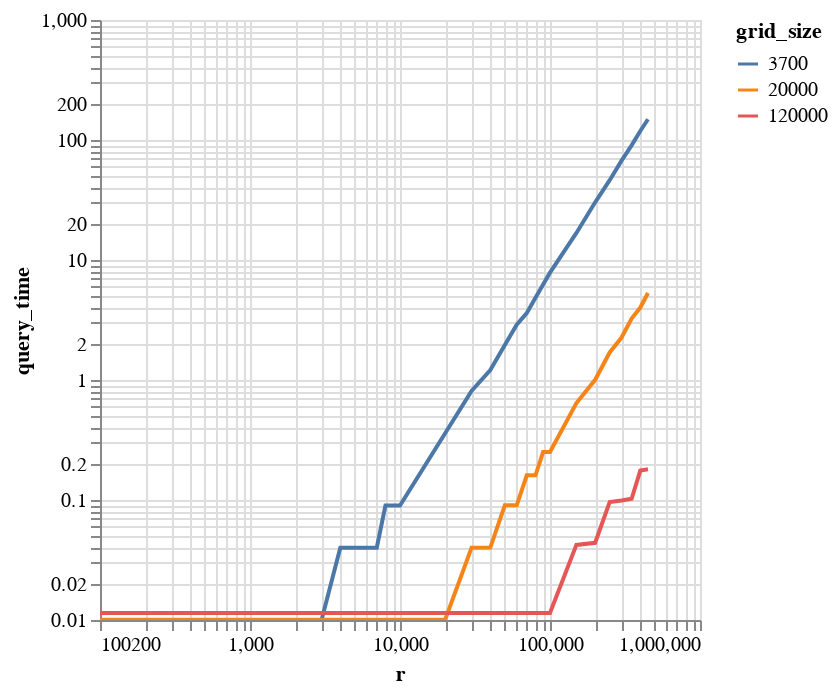

The cell this chart's notebook holds for it:
### Code cell
src = pd.concat([pd.DataFrame({'query_time':F[:,sel],'r':Y[:,sel],'grid_size':X[0,sel],'density':1,'group':'fast_decoding'}) for sel in [0,1,2]])

alt.data_transformers.disable_max_rows()
alt.Chart(src).mark_line().encode(
    x=alt.X('r', scale=alt.Scale(type='log')),
    y=alt.Y('query_time',scale=alt.Scale(type='log')),
    color='grid_size:N'
).interactive()

### Figure 1 — Vega-Lite specification as saved in the notebook (floating-point values rounded to 4 significant figures)
{"config": {"view": {"continuousWidth": 300, "continuousHeight": 300}}, "data": {"name": "data-2a64fdd36aa6f686e8f341b2f57e1862"}, "mark": {"type": "line"}, "encoding": {"color": {"field": "grid_size", "type": "nominal"}, "x": {"field": "r", "scale": {"type": "log"}, "type": "quantitative"}, "y": {"field": "query_time", "scale": {"type": "log"}, "type": "quantitative"}}, "params": [{"name": "param_41", "select": {"type": "interval", "encodings": ["x", "y"]}, "bind": "scales"}], "$schema": "https://vega.github.io/schema/vega-lite/v5.17.0.json", "datasets": {"data-2a64fdd36aa6f686e8f341b2f57e1862": [{"query_time": 0.01, "r": 100, "grid_size": 3700, "density": 1, "group": "fast_decoding"}, {"query_time": 0.01, "r": 200, "grid_size": 3700, "density": 1, "group": "fast_decoding"}, {"query_time": 0.01, "r": 300, "grid_size": 3700, "density": 1, "group": "fast_decoding"}, {"query_time": 0.01, "r": 400, "grid_size": 3700, "density": 1, "group": "fast_decoding"}, {"query_time": 0.01, "r": 500, "grid_size": 3700, "density": 1, "group": "fast_decoding"}, {"query_time": 0.01, "r": 600, "grid_size": 3700, "density": 1, "group": "fast_decoding"}, {"query_time": 0.01, "r": 700, "grid_size": 3700, "density": 1, "group": "fast_decoding"}, {"query_time": 0.01, "r": 800, "grid_size": 3700, "density": 1, "group": "fast_decoding"}, {"query_time": 0.01, "r": 900, "grid_size": 3700, "density": 1, "group": "fast_decoding"}, {"query_time": 0.01, "r": 1000, "grid_size": 3700, "density": 1, "group": "fast_decoding"}, {"query_time": 0.01, "r": 2000, "grid_size": 3700, "density": 1, "group": "fast_decoding"}, {"query_time": 0.01, "r": 3000, "grid_size": 3700, "density": 1, "group": "fast_decoding"}, {"query_time": 0.04, "r": 4000, "grid_size": 3700, "density": 1, "group": "fast_decoding"}, {"query_time": 0.04, "r": 5000, "grid_size": 3700, "density": 1, "group": "fast_decoding"}, {"query_time": 0.04, "r": 6000, "grid_size": 3700, "density": 1, "group": "fast_decoding"}, {"query_time": 0.04, "r": 7000, "grid_size": 3700, "density": 1, "group": "fast_decoding"}, {"query_time": 0.09001, "r": 8000, "grid_size": 3700, "density": 1, "group": "fast_decoding"}, {"query_time": 0.09001, "r": 9000, "grid_size": 3700, "density": 1, "group": "fast_decoding"}, {"query_time": 0.09001, "r": 10000, "grid_size": 3700, "density": 1, "group": "fast_decoding"}, {"query_time": 0.36, "r": 20000, "grid_size": 3700, "density": 1, "group": "fast_decoding"}, {"query_time": 0.8101, "r": 30000, "grid_size": 3700, "density": 1, "group": "fast_decoding"}, {"query_time": 1.21, "r": 40000, "grid_size": 3700, "density": 1, "group": "fast_decoding"}, {"query_time": 1.96, "r": 50000, "grid_size": 3700, "density": 1, "group": "fast_decoding"}, {"query_time": 2.89, "r": 60000, "grid_size": 3700, "density": 1, "group": "fast_decoding"}, {"query_time": 3.61, "r": 70000, "grid_size": 3700, "density": 1, "group": "fast_decoding"}, {"query_time": 4.841, "r": 80000, "grid_size": 3700, "density": 1, "group": "fast_decoding"}, {"query_time": 6.251, "r": 90000, "grid_size": 3700, "density": 1, "group": "fast_decoding"}, {"query_time": 7.841, "r": 100000, "grid_size": 3700, "density": 1, "group": "fast_decoding"}, {"query_time": 16.81, "r": 150000, "grid_size": 3700, "density": 1, "group": "fast_decoding"}, {"query_time": 30.25, "r": 200000, "grid_size": 3700, "density": 1, "group": "fast_decoding"}, {"query_time": 46.25, "r": 250000, "grid_size": 3700, "density": 1, "group": "fast_decoding"}, {"query_time": 67.25, "r": 300000, "grid_size": 3700, "density": 1, "group": "fast_decoding"}, {"query_time": 90.26, "r": 350000, "grid_size": 3700, "density": 1, "group": "fast_decoding"}, {"query_time": 118.8, "r": 400000, "grid_size": 3700, "density": 1, "group": "fast_decoding"}, {"query_time": 148.9, "r": 450000, "grid_size": 3700, "density": 1, "group": "fast_decoding"}, {"query_time": 0.01004, "r": 100, "grid_size": 20000, "density": 1, "group": "fast_decoding"}, {"query_time": 0.01004, "r": 200, "grid_size": 20000, "density": 1, "group": "fast_decoding"}, {"query_time": 0.01004, "r": 300, "grid_size": 20000, "density": 1, "group": "fast_decoding"}, {"query_time": 0.01004, "r": 400, "grid_size": 20000, "density": 1, "group": "fast_decoding"}, {"query_time": 0.01004, "r": 500, "grid_size": 20000, "density": 1, "group": "fast_decoding"}, {"query_time": 0.01004, "r": 600, "grid_size": 20000, "density": 1, "group": "fast_decoding"}, {"query_time": 0.01004, "r": 700, "grid_size": 20000, "density": 1, "group": "fast_decoding"}, {"query_time": 0.01004, "r": 800, "grid_size": 20000, "density": 1, "group": "fast_decoding"}, {"query_time": 0.01004, "r": 900, "grid_size": 20000, "density": 1, "group": "fast_decoding"}, {"query_time": 0.01004, "r": 1000, "grid_size": 20000, "density": 1, "group": "fast_decoding"}, {"query_time": 0.01004, "r": 2000, "grid_size": 20000, "density": 1, "group": "fast_decoding"}, {"query_time": 0.01004, "r": 3000, "grid_size": 20000, "density": 1, "group": "fast_decoding"}, {"query_time": 0.01004, "r": 4000, "grid_size": 20000, "density": 1, "group": "fast_decoding"}, {"query_time": 0.01004, "r": 5000, "grid_size": 20000, "density": 1, "group": "fast_decoding"}, {"query_time": 0.01004, "r": 6000, "grid_size": 20000, "density": 1, "group": "fast_decoding"}, {"query_time": 0.01004, "r": 7000, "grid_size": 20000, "density": 1, "group": "fast_decoding"}, {"query_time": 0.01004, "r": 8000, "grid_size": 20000, "density": 1, "group": "fast_decoding"}, {"query_time": 0.01004, "r": 9000, "grid_size": 20000, "density": 1, "group": "fast_decoding"}, {"query_time": 0.01004, "r": 10000, "grid_size": 20000, "density": 1, "group": "fast_decoding"}, {"query_time": 0.01004, "r": 20000, "grid_size": 20000, "density": 1, "group": "fast_decoding"}, {"query_time": 0.04009, "r": 30000, "grid_size": 20000, "density": 1, "group": "fast_decoding"}, {"query_time": 0.04016, "r": 40000, "grid_size": 20000, "density": 1, "group": "fast_decoding"}, {"query_time": 0.09025, "r": 50000, "grid_size": 20000, "density": 1, "group": "fast_decoding"}, {"query_time": 0.09036, "r": 60000, "grid_size": 20000, "density": 1, "group": "fast_decoding"}, {"query_time": 0.1605, "r": 70000, "grid_size": 20000, "density": 1, "group": "fast_decoding"}, {"query_time": 0.1606, "r": 80000, "grid_size": 20000, "density": 1, "group": "fast_decoding"}, {"query_time": 0.2508, "r": 90000, "grid_size": 20000, "density": 1, "group": "fast_decoding"}, {"query_time": 0.251, "r": 100000, "grid_size": 20000, "density": 1, "group": "fast_decoding"}, {"query_time": 0.6422, "r": 150000, "grid_size": 20000, "density": 1, "group": "fast_decoding"}, {"query_time": 1.004, "r": 200000, "grid_size": 20000, "density": 1, "group": "fast_decoding"}, {"query_time": 1.696, "r": 250000, "grid_size": 20000, "density": 1, "group": "fast_decoding"}, {"query_time": 2.259, "r": 300000, "grid_size": 20000, "density": 1, "group": "fast_decoding"}, {"query_time": 3.252, "r": 350000, "grid_size": 20000, "density": 1, "group": "fast_decoding"}, {"query_time": 4.016, "r": 400000, "grid_size": 20000, "density": 1, "group": "fast_decoding"}, {"query_time": 5.31, "r": 450000, "grid_size": 20000, "density": 1, "group": "fast_decoding"}, {"query_time": 0.01144, "r": 100, "grid_size": 120000, "density": 1, "group": "fast_decoding"}, {"query_time": 0.01144, "r": 200, "grid_size": 120000, "density": 1, "group": "fast_decoding"}, {"query_time": 0.01144, "r": 300, "grid_size": 120000, "density": 1, "group": "fast_decoding"}, {"query_time": 0.01144, "r": 400, "grid_size": 120000, "density": 1, "group": "fast_decoding"}, {"query_time": 0.01144, "r": 500, "grid_size": 120000, "density": 1, "group": "fast_decoding"}, {"query_time": 0.01144, "r": 600, "grid_size": 120000, "density": 1, "group": "fast_decoding"}, {"query_time": 0.01144, "r": 700, "grid_size": 120000, "density": 1, "group": "fast_decoding"}, {"query_time": 0.01144, "r": 800, "grid_size": 120000, "density": 1, "group": "fast_decoding"}, {"query_time": 0.01144, "r": 900, "grid_size": 120000, "density": 1, "group": "fast_decoding"}, {"query_time": 0.01144, "r": 1000, "grid_size": 120000, "density": 1, "group": "fast_decoding"}, {"query_time": 0.01144, "r": 2000, "grid_size": 120000, "density": 1, "group": "fast_decoding"}, {"query_time": 0.01144, "r": 3000, "grid_size": 120000, "density": 1, "group": "fast_decoding"}, {"query_time": 0.01144, "r": 4000, "grid_size": 120000, "density": 1, "group": "fast_decoding"}, {"query_time": 0.01144, "r": 5000, "grid_size": 120000, "density": 1, "group": "fast_decoding"}, {"query_time": 0.01144, "r": 6000, "grid_size": 120000, "density": 1, "group": "fast_decoding"}, {"query_time": 0.01144, "r": 7000, "grid_size": 120000, "density": 1, "group": "fast_decoding"}, {"query_time": 0.01144, "r": 8000, "grid_size": 120000, "density": 1, "group": "fast_decoding"}, {"query_time": 0.01144, "r": 9000, "grid_size": 120000, "density": 1, "group": "fast_decoding"}, {"query_time": 0.01144, "r": 10000, "grid_size": 120000, "density": 1, "group": "fast_decoding"}, {"query_time": 0.01144, "r": 20000, "grid_size": 120000, "density": 1, "group": "fast_decoding"}, {"query_time": 0.01144, "r": 30000, "grid_size": 120000, "density": 1, "group": "fast_decoding"}, {"query_time": 0.01144, "r": 40000, "grid_size": 120000, "density": 1, "group": "fast_decoding"}, {"query_time": 0.01144, "r": 50000, "grid_size": 120000, "density": 1, "group": "fast_decoding"}, {"query_time": 0.01144, "r": 60000, "grid_size": 120000, "density": 1, "group": "fast_decoding"}, {"query_time": 0.01144, "r": 70000, "grid_size": 120000, "density": 1, "group": "fast_decoding"}, {"query_time": 0.01144, "r": 80000, "grid_size": 120000, "density": 1, "group": "fast_decoding"}, {"query_time": 0.01144, "r": 90000, "grid_size": 120000, "density": 1, "group": "fast_decoding"}, {"query_time": 0.01144, "r": 100000, "grid_size": 120000, "density": 1, "group": "fast_decoding"}, {"query_time": 0.04225, "r": 150000, "grid_size": 120000, "density": 1, "group": "fast_decoding"}, {"query_time": 0.044, "r": 200000, "grid_size": 120000, "density": 1, "group": "fast_decoding"}, {"query_time": 0.09625, "r": 250000, "grid_size": 120000, "density": 1, "group": "fast_decoding"}, {"query_time": 0.099, "r": 300000, "grid_size": 120000, "density": 1, "group": "fast_decoding"}, {"query_time": 0.1022, "r": 350000, "grid_size": 120000, "density": 1, "group": "fast_decoding"}, {"query_time": 0.176, "r": 400000, "grid_size": 120000, "density": 1, "group": "fast_decoding"}, {"query_time": 0.1802, "r": 450000, "grid_size": 120000, "density": 1, "group": "fast_decoding"}]}}
